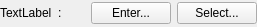
<?xml version="1.0" encoding="UTF-8"?>
<ui version="4.0">
 <class>WidgetSelectRect</class>
 <widget class="QWidget" name="WidgetSelectRect">
  <property name="geometry">
   <rect>
    <x>0</x>
    <y>0</y>
    <width>257</width>
    <height>27</height>
   </rect>
  </property>
  <property name="windowTitle">
   <string>Form</string>
  </property>
  <layout class="QGridLayout" name="gridLayout">
   <property name="leftMargin">
    <number>0</number>
   </property>
   <property name="topMargin">
    <number>0</number>
   </property>
   <property name="rightMargin">
    <number>0</number>
   </property>
   <property name="bottomMargin">
    <number>0</number>
   </property>
   <item row="0" column="0">
    <layout class="QHBoxLayout" name="horizontalLayout">
     <item>
      <widget class="QLabel" name="label">
       <property name="text">
        <string>TextLabel</string>
       </property>
      </widget>
     </item>
     <item>
      <widget class="QLabel" name="label_2">
       <property name="text">
        <string>:</string>
       </property>
      </widget>
     </item>
     <item>
      <spacer name="horizontalSpacer">
       <property name="orientation">
        <enum>Qt::Horizontal</enum>
       </property>
       <property name="sizeHint" stdset="0">
        <size>
         <width>28</width>
         <height>20</height>
        </size>
       </property>
      </spacer>
     </item>
     <item>
      <widget class="QPushButton" name="pushButtonEnter">
       <property name="text">
        <string>Enter...</string>
       </property>
      </widget>
     </item>
     <item>
      <widget class="QPushButton" name="pushButtonSelect">
       <property name="text">
        <string>Select...</string>
       </property>
      </widget>
     </item>
    </layout>
   </item>
  </layout>
 </widget>
 <resources/>
 <connections/>
</ui>
